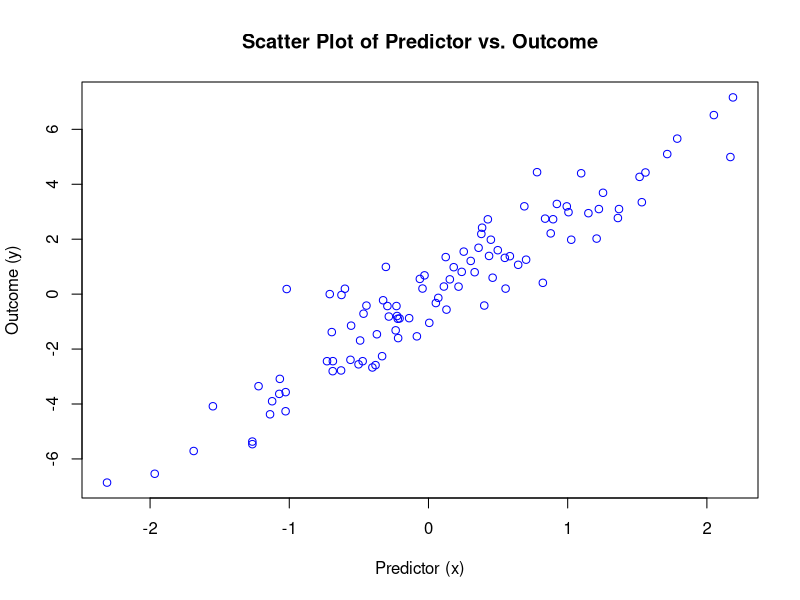
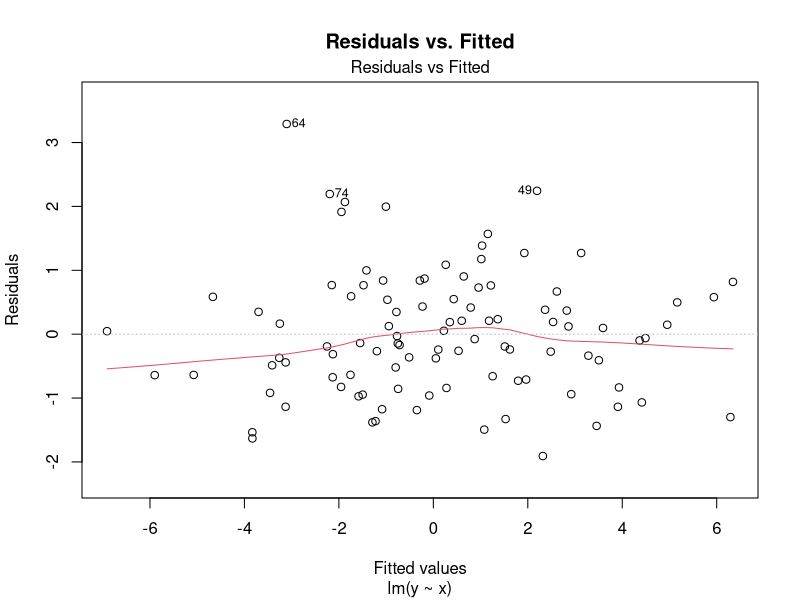
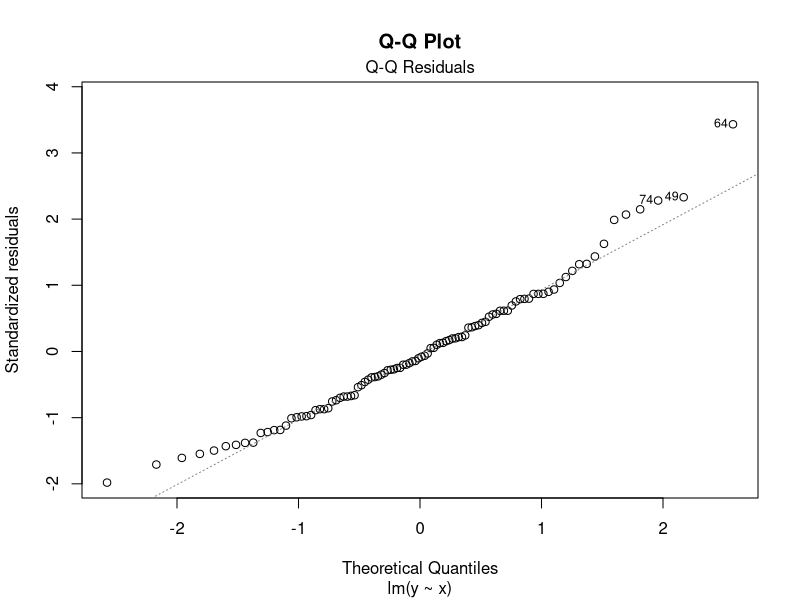
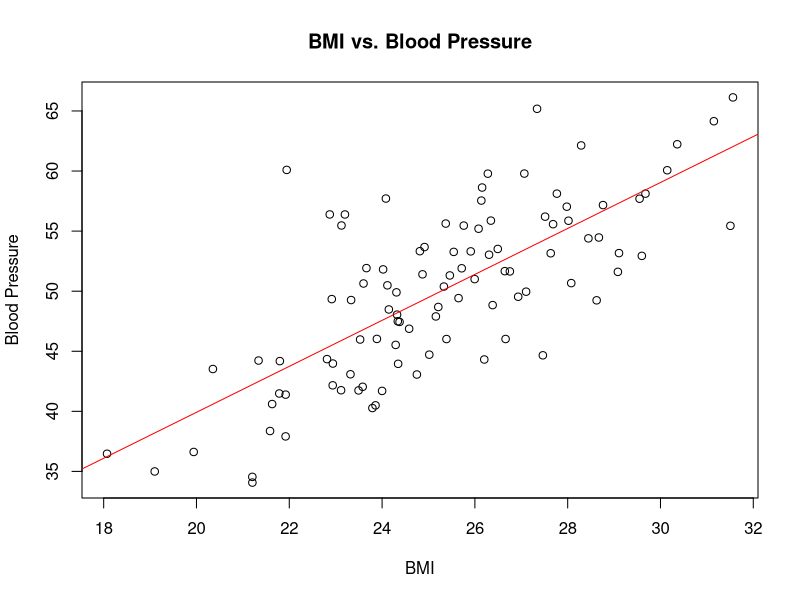

Reproduce these figures in R, in order.
# R Code for introduction-to-simple-linear-regression.qmd

#------------------------------
# ```{r, eval=FALSE}
#------------------------------

# Scatter plot in R
set.seed(123)
x <- rnorm(100)
y <- 3 * x + rnorm(100)

plot(x, y, main = "Scatter Plot of Predictor vs. Outcome", xlab = "Predictor (x)", ylab = "Outcome (y)", col = "blue")

#------------------------------
# ```{r, eval=FALSE}
#------------------------------

# Residual plots and Q-Q plot in R
fit <- lm(y ~ x)

# Residual vs. Fitted plot
plot(fit, which = 1, main = "Residuals vs. Fitted")

# Q-Q plot
plot(fit, which = 2, main = "Q-Q Plot")

#------------------------------
# ```{r, eval=FALSE}
#------------------------------

# Example in R
# Simulated data
set.seed(123)
BMI <- rnorm(100, mean = 25, sd = 3)
BP <- 2 * BMI + rnorm(100, sd = 5)

# Simple Linear Regression
fit1 <- lm(BP ~ BMI)
summary(fit1)

# Plot
plot(BMI, BP, main = "BMI vs. Blood Pressure", xlab = "BMI", ylab = "Blood Pressure")
abline(fit1, col = "red")